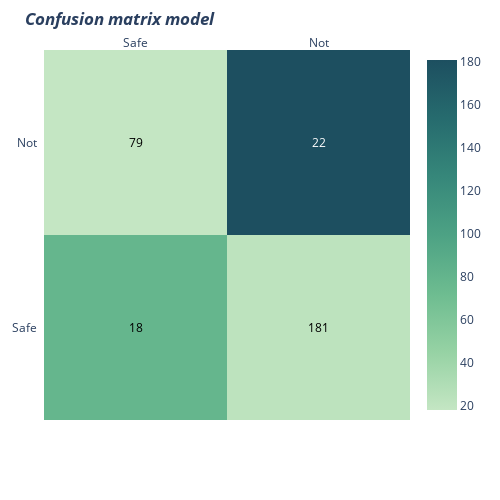

This figure's notebook cell:
### Code cell
plot_cm(gnb_cf, 'model')

### Figure 1 — Plotly figure (JSON) as saved in the notebook; plotly's stock layout.template omitted (floating-point values rounded to 4 significant figures)
{"data": [{"colorscale": [[0, "rgb(196, 230, 195)"], [0.1667, "rgb(150, 210, 164)"], [0.3333, "rgb(109, 188, 144)"], [0.5, "rgb(77, 162, 132)"], [0.6667, "rgb(54, 135, 122)"], [0.8333, "rgb(38, 107, 110)"], [1, "rgb(29, 79, 96)"]], "reversescale": false, "showscale": true, "type": "heatmap", "x": ["Safe", "Not"], "y": ["Safe", "Not"], "z": [[79, 22], [18, 181]]}], "layout": {"annotations": [{"font": {"color": "#000000"}, "showarrow": false, "text": "18", "x": "Safe", "xref": "x", "y": "Safe", "yref": "y"}, {"font": {"color": "#000000"}, "showarrow": false, "text": "181", "x": "Not", "xref": "x", "y": "Safe", "yref": "y"}, {"font": {"color": "#000000"}, "showarrow": false, "text": "79", "x": "Safe", "xref": "x", "y": "Not", "yref": "y"}, {"font": {"color": "#FFFFFF"}, "showarrow": false, "text": "22", "x": "Not", "xref": "x", "y": "Not", "yref": "y"}, {"font": {"color": "black", "size": 14}, "showarrow": false, "text": "", "x": 0.5, "xref": "paper", "y": -0.1, "yref": "paper"}, {"font": {"color": "black", "size": 14}, "showarrow": false, "text": "", "textangle": -90, "x": -0.2, "xref": "paper", "y": 0.5, "yref": "paper"}], "height": 500, "margin": {"l": 20, "t": 50}, "title": {"text": "<i><b>Confusion matrix model</b></i>"}, "width": 500, "xaxis": {"dtick": 1, "gridcolor": "rgb(0, 0, 0)", "side": "top", "ticks": ""}, "yaxis": {"dtick": 1, "ticks": "", "ticksuffix": "  "}}}
